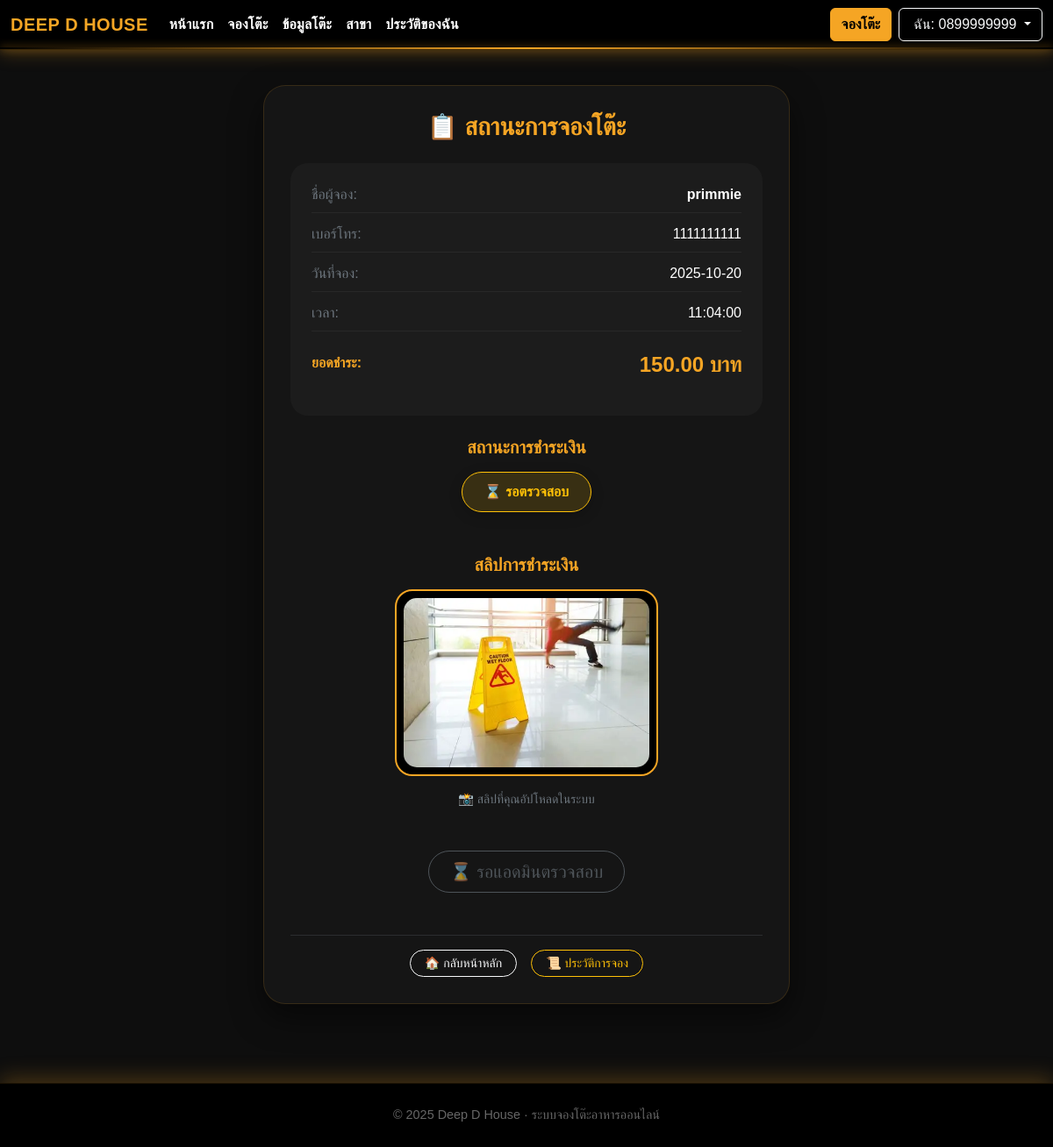
/booking_status.php?id=504 (signed in), run on the app's committed database.
### tables this page shows
CREATE TABLE `tbl_booking` (
  `no` int(11) NOT NULL,
  `table_id` int(11) NOT NULL,
  `booking_name` varchar(100) NOT NULL,
  `booking_date` date NOT NULL,
  `booking_time` time NOT NULL,
  `price` decimal(10,2) DEFAULT 150.00,
  `booking_phone` varchar(10) NOT NULL,
  `slip_img` varchar(255) DEFAULT NULL,
  `booking_staff` varchar(100) DEFAULT 'ผู้ใช้ทั่วไป',
  `dateCreate` datetime DEFAULT current_timestamp(),
  `payment_status` enum('pending','paid') DEFAULT 'pending'
);

### booking_status.php (the view, shortened to what this page needs)
<?php
require_once 'condb.php';
$id = intval($_GET['id']);
$sql = "SELECT * FROM tbl_booking WHERE no = $id";
$result = mysqli_query($conn, $sql);
$booking = mysqli_fetch_assoc($result);
$amount = 150.00;
?>
<!DOCTYPE html>
<html lang="th">
<head>
    <link href="https://cdn.jsdelivr.net/npm/bootstrap@5.3.3/dist/css/bootstrap.min.css" rel="stylesheet">
    <link rel="stylesheet" href="style.css">
</head>
<body>
    <?php include 'navbar.php'; ?>
    <div class="main-wrapper">
        <div class="container">
            <div class="card-custom">
                <h3 class="text-center text-gold mb-4 fw-bold">📋 สถานะการจองโต๊ะ</h3>
                <div class="p-4 mb-4" style="background: rgba(255,255,255,0.03); border-radius: 20px;">
                    <div class="info-item">
                        <span class="text-secondary">ชื่อผู้จอง:</span>
                        <span class="text-white fw-bold"><?= htmlspecialchars($booking['booking_name']) ?></span>
                    </div>
                    <div class="info-item">
                        <span class="text-secondary">เบอร์โทร:</span>
                        <span class="text-white"><?= htmlspecialchars($booking['booking_phone']) ?></span>
                    </div>
                    <div class="info-item">
                        <span class="text-secondary">วันที่จอง:</span>
                        <span class="text-white"><?= htmlspecialchars($booking['booking_date']) ?></span>
                    </div>
                    <div class="info-item">
                        <span class="text-secondary">เวลา:</span>
                        <span class="text-white"><?= htmlspecialchars($booking['booking_time']) ?></span>
                    </div>
                    <div class="info-item border-0 mt-3 pt-2">
                        <span class="text-gold fw-bold">ยอดชำระ:</span>
                        <span class="text-gold fw-bold h4 mb-0"><?= number_format($amount, 2) ?> บาท</span>
                    </div>
                </div>
                <div class="text-center mb-5">
                    <h5 class="text-gold mb-3 fw-semibold">สถานะการชำระเงิน</h5>
                    <?php if ($booking['payment_status'] == 'pending'): ?>
                        <div class="status-pill" style="background: rgba(255, 193, 7, 0.15); color: #ffc107; border: 1px solid #ffc107;">
                            ⌛ รอตรวจสอบ
                        </div>
                    <?php elseif ($booking['payment_status'] == 'paid'): ?>
                        <div class="status-pill" style="background: rgba(40, 167, 69, 0.15); color: #28a745; border: 1px solid #28a745;">
                            ✅ ชำระเงินแล้ว
                        </div>
                    <?php else: ?>
                        <div class="status-pill" style="background: rgba(220, 53, 69, 0.15); color: #dc3545; border: 1px solid #dc3545;">
                            ❌ ไม่ผ่านการตรวจสอบ
                        </div>
                    <?php endif; ?>
                </div>
                <?php if (!empty($booking['slip_img'])): ?>
                <div class="text-center mb-5">
                    <h5 class="text-gold mb-3 fw-semibold">สลิปการชำระเงิน</h5>
                    <div class="d-inline-block p-2" style="background: #000; border-radius: 20px; border: 2px solid #f5a524;">
                        <img src="<?= htmlspecialchars($booking['slip_img']) ?>"
                             alt="สลิปการชำระเงิน"
                             style="max-width: 280px; width: 100%; height: auto; border-radius: 15px;">
                    </div>
                    <p class="mt-3 text-secondary small">📸 สลิปที่คุณอัปโหลดในระบบ</p>
                </div>
                <?php endif; ?>
                <div class="text-center d-grid gap-2 d-sm-flex justify-content-sm-center">
                    <?php if ($booking['payment_status'] == 'paid'): ?>
                        <a href="receipt.php?id=<?= $booking['no'] ?>" class="btn btn-success btn-lg px-5 fw-bold rounded-pill">ดูใบเสร็จ</a>
                    <?php elseif ($booking['payment_status'] == 'rejected'): ?>
                        <a href="payment.php?id=<?= $booking['no'] ?>" class="btn btn-warning btn-lg px-5 fw-bold rounded-pill">อัปโหลดสลิปใหม่</a>
                    <?php else: ?>
                        <button class="btn btn-outline-secondary btn-lg px-4 rounded-pill" disabled>⌛ รอแอดมินตรวจสอบ</button>
                    <?php endif; ?>
                </div>
                <div class="mt-5 pt-3 border-top border-secondary border-opacity-25 d-flex justify-content-center gap-3">
                    <a href="index.php" class="btn btn-sm btn-outline-light px-3 rounded-pill">🏠 กลับหน้าหลัก</a>
                    <a href="my_bookings.php" class="btn btn-sm btn-outline-warning px-3 rounded-pill">📜 ประวัติการจอง</a>
                </div>
            </div>
        </div>
    </div>
    <footer>
        <div class="container">
© 2025 Deep D House · ระบบจองโต๊ะอาหารออนไลน์        </div>
    </footer>
</body>
</html>

### style.css (style rules this page uses)
:root { --gold: #f5a524; --gold-2: #d9901d; --bg: #0e0e0e; --card: #151515; }
body { background: var(--bg); color: #fff; font-family: 'Kanit', 'Segoe UI', sans-serif; min-height: 100vh; }
footer { background: #000; color: #aaa; text-align: center; padding: 12px; font-size: 0.9rem; border-top: 1px solid rgba(245, 165, 36, 0.25); box-shadow: 0 -6px 24px rgba(245, 165, 36, 0.25); }
.text-gold { color: var(--gold) !important; }

### booking_status.php (style rules this page uses)
body { background-color: #0e0e0e; display: flex; flex-direction: column; min-height: 100vh; margin: 0; font-family: 'Kanit', sans-serif; }
.main-wrapper { flex: 1; padding-bottom: 50px; }
.card-custom { max-width: 600px; margin: 40px auto; padding: 30px; border-radius: 25px; background: #151515; border: 1px solid rgba(245, 165, 36, 0.15); box-shadow: 0 15px 35px rgba(0,0,0,0.5); }
.info-item { display: flex; justify-content: space-between; margin-bottom: 12px; border-bottom: 1px solid rgba(255,255,255,0.05); padding-bottom: 8px; }
.status-pill { padding: 10px 25px; border-radius: 50px; font-weight: 700; display: inline-block; box-shadow: 0 4px 15px rgba(0,0,0,0.2); }
footer { background-color: #000; color: #666; text-align: center; padding: 25px 0; font-size: 0.9rem; border-top: 1px solid rgba(245, 165, 36, 0.1); }
.text-gold { color: #f5a524 !important; }

### data on the page
tbl_booking: booking_name "primmie", booking_phone "1111111111", booking_date "2025-10-20", booking_time "11:04:00", slip_img (picture)

### other printed values
$phone "0899999999"
$amount "150.00"
